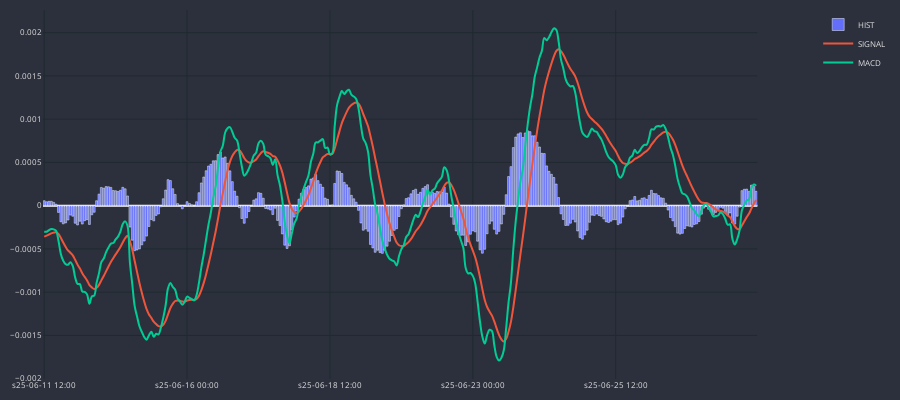

Notebook source saved alongside this figure:
### Code cell
cp = CandlePlot(dfp, candles=False)
cp.fig.add_trace(go.Bar(
    x=cp.df_plot.sTime,
    y=cp.df_plot.HIST,
    name='HIST'
))
cp.show_plot(line_traces=['SIGNAL', 'MACD'])

### Figure 1 — Plotly figure (JSON) as saved in the notebook; plotly's stock layout.template omitted (floating-point values rounded to 4 significant figures; data arrays with more than 128 entries replaced by an {"elided": "..."} marker saying what was removed)
{"data": [{"name": "HIST", "type": "bar", "x": {"elided": "300 str values"}, "y": {"elided": "300 float values"}}, {"line": {"shape": "spline", "width": 2}, "name": "SIGNAL", "type": "scatter", "x": {"elided": "300 str values"}, "xaxis": "x", "y": {"elided": "300 float values"}, "yaxis": "y"}, {"line": {"shape": "spline", "width": 2}, "name": "MACD", "type": "scatter", "x": {"elided": "300 str values"}, "xaxis": "x", "y": {"elided": "300 float values"}, "yaxis": "y"}], "layout": {"font": {"color": "#e1e1e1", "size": 8}, "height": 400, "margin": {"b": 10, "l": 10, "r": 10, "t": 10}, "paper_bgcolor": "#2c303c", "plot_bgcolor": "#2c303c", "width": 900, "xaxis": {"anchor": "y", "domain": [0, 0.94], "gridcolor": "#1f292f", "nticks": 5, "rangeslider": {"visible": false}}, "yaxis": {"anchor": "x", "domain": [0, 1], "gridcolor": "#1f292f"}, "yaxis2": {"anchor": "x", "gridcolor": "#1f292f", "overlaying": "y", "side": "right"}}}
